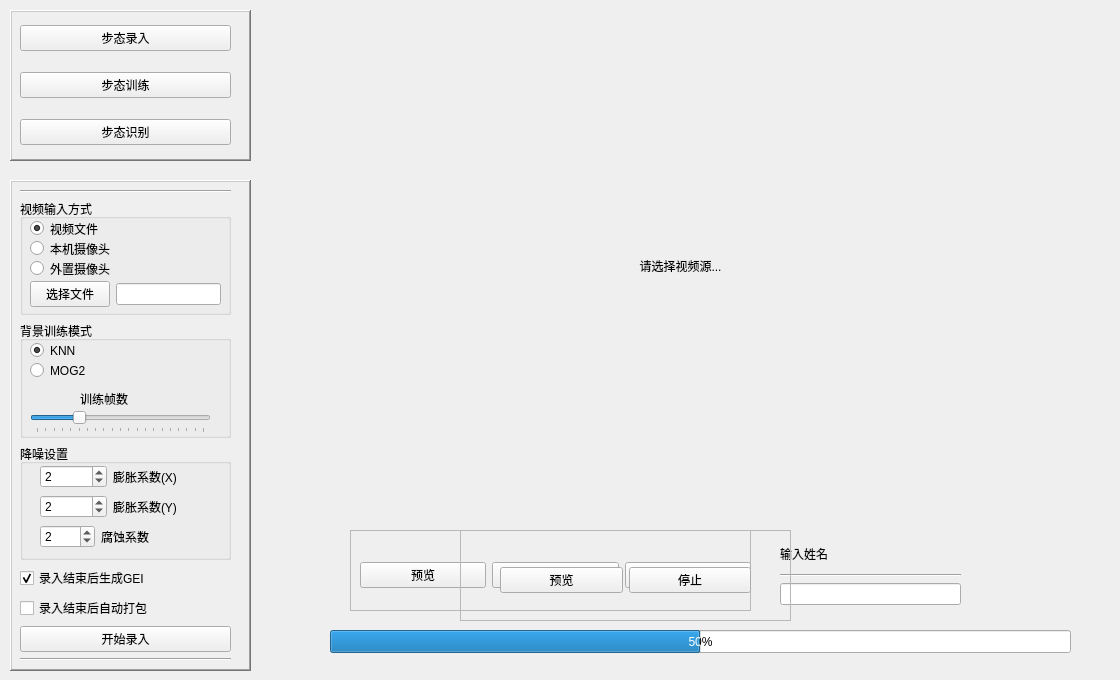
    <widget class="QWidget" name="page">
     <widget class="QFrame" name="frame">
      <property name="geometry">
       <rect>
        <x>10</x>
        <y>10</y>
        <width>241</width>
        <height>151</height>
       </rect>
      </property>
      <property name="frameShape">
       <enum>QFrame::WinPanel</enum>
      </property>
      <property name="frameShadow">
       <enum>QFrame::Raised</enum>
      </property>
      <widget class="QWidget" name="verticalLayoutWidget_5">
       <property name="geometry">
        <rect>
         <x>10</x>
         <y>0</y>
         <width>211</width>
         <height>151</height>
        </rect>
       </property>
       <layout class="QVBoxLayout" name="verticalLayout_5">
        <item>
         <widget class="QPushButton" name="pushButton_13">
          <property name="tabletTracking">
           <bool>false</bool>
          </property>
          <property name="text">
           <string>步态录入</string>
          </property>
          <property name="checkable">
           <bool>false</bool>
          </property>
          <property name="autoExclusive">
           <bool>false</bool>
          </property>
          <property name="autoDefault">
           <bool>false</bool>
          </property>
          <property name="default">
           <bool>false</bool>
          </property>
          <property name="flat">
           <bool>false</bool>
          </property>
         </widget>
        </item>
        <item>
         <widget class="QPushButton" name="pushButton_14">
          <property name="text">
           <string>步态训练</string>
          </property>
          <property name="checkable">
           <bool>false</bool>
          </property>
         </widget>
        </item>
        <item>
         <widget class="QPushButton" name="pushButton_15">
          <property name="text">
           <string>步态识别</string>
          </property>
         </widget>
        </item>
       </layout>
      </widget>
     </widget>
     <widget class="QFrame" name="frame_4">
      <property name="geometry">
       <rect>
        <x>10</x>
        <y>180</y>
        <width>241</width>
        <height>491</height>
       </rect>
      </property>
      <property name="frameShape">
       <enum>QFrame::WinPanel</enum>
      </property>
      <property name="frameShadow">
       <enum>QFrame::Raised</enum>
      </property>
      <widget class="QWidget" name="verticalLayoutWidget">
       <property name="geometry">
        <rect>
         <x>10</x>
         <y>10</y>
         <width>211</width>
         <height>471</height>
        </rect>
       </property>
       <layout class="QVBoxLayout" name="verticalLayout">
        <item>
         <widget class="Line" name="line">
          <property name="orientation">
           <enum>Qt::Horizontal</enum>
          </property>
         </widget>
        </item>
        <item>
         <widget class="QGroupBox" name="groupBox">
          <property name="title">
           <string>视频输入方式</string>
          </property>
          <widget class="QRadioButton" name="radioButton">
           <property name="geometry">
            <rect>
             <x>10</x>
             <y>20</y>
             <width>121</width>
             <height>19</height>
            </rect>
           </property>
           <property name="text">
            <string>视频文件</string>
           </property>
           <property name="checked">
            <bool>true</bool>
           </property>
          </widget>
          <widget class="QRadioButton" name="radioButton_2">
           <property name="geometry">
            <rect>
             <x>10</x>
             <y>40</y>
             <width>111</width>
             <height>19</height>
            </rect>
           </property>
           <property name="text">
            <string>本机摄像头</string>
           </property>
          </widget>
          <widget class="QRadioButton" name="radioButton_3">
           <property name="geometry">
            <rect>
             <x>10</x>
             <y>60</y>
             <width>115</width>
             <height>19</height>
            </rect>
           </property>
           <property name="text">
            <string>外置摄像头</string>
           </property>
          </widget>
          <widget class="QWidget" name="horizontalLayoutWidget_2">
           <property name="geometry">
            <rect>
             <x>10</x>
             <y>80</y>
             <width>191</width>
             <height>31</height>
            </rect>
           </property>
           <layout class="QHBoxLayout" name="horizontalLayout_14">
            <item>
             <widget class="QPushButton" name="pushButton_2">
              <property name="enabled">
               <bool>true</bool>
              </property>
              <property name="text">
               <string>选择文件</string>
              </property>
              <property name="checkable">
               <bool>false</bool>
              </property>
              <property name="default">
               <bool>false</bool>
              </property>
             </widget>
            </item>
            <item>
             <widget class="QLineEdit" name="lineEdit_2">
              <property name="enabled">
               <bool>true</bool>
              </property>
              <property name="text">
               <string/>
              </property>
             </widget>
            </item>
           </layout>
          </widget>
         </widget>
        </item>
        <item>
         <widget class="QGroupBox" name="groupBox_3">
          <property name="title">
           <string>背景训练模式</string>
          </property>
          <widget class="QRadioButton" name="radioButton_4">
           <property name="geometry">
            <rect>
             <x>10</x>
             <y>20</y>
             <width>115</width>
             <height>19</height>
            </rect>
           </property>
           <property name="text">
            <string>KNN</string>
           </property>
           <property name="checked">
            <bool>true</bool>
           </property>
          </widget>
          <widget class="QRadioButton" name="radioButton_5">
           <property name="geometry">
            <rect>
             <x>10</x>
             <y>40</y>
             <width>115</width>
             <height>19</height>
            </rect>
           </property>
           <property name="text">
            <string>MOG2</string>
           </property>
          </widget>
          <widget class="QSlider" name="horizontalSlider">
           <property name="geometry">
            <rect>
             <x>10</x>
             <y>90</y>
             <width>181</width>
             <height>22</height>
            </rect>
           </property>
           <property name="maximum">
            <number>200</number>
           </property>
           <property name="singleStep">
            <number>10</number>
           </property>
           <property name="value">
            <number>50</number>
           </property>
           <property name="sliderPosition">
            <number>50</number>
           </property>
           <property name="orientation">
            <enum>Qt::Horizontal</enum>
           </property>
           <property name="invertedAppearance">
            <bool>false</bool>
           </property>
           <property name="invertedControls">
            <bool>false</bool>
           </property>
           <property name="tickPosition">
            <enum>QSlider::TicksBelow</enum>
           </property>
           <property name="tickInterval">
            <number>10</number>
           </property>
          </widget>
          <widget class="QLabel" name="label_4">
           <property name="geometry">
            <rect>
             <x>60</x>
             <y>70</y>
             <width>72</width>
             <height>15</height>
            </rect>
           </property>
           <property name="text">
            <string>训练帧数</string>
           </property>
          </widget>
         </widget>
        </item>
        <item>
         <widget class="QGroupBox" name="groupBox_2">
          <property name="title">
           <string>降噪设置</string>
          </property>
          <widget class="QWidget" name="layoutWidget">
           <property name="geometry">
            <rect>
             <x>20</x>
             <y>20</y>
             <width>139</width>
             <height>26</height>
            </rect>
           </property>
           <layout class="QHBoxLayout" name="horizontalLayout_2">
            <item>
             <widget class="QSpinBox" name="spinBox_2">
              <property name="maximum">
               <number>10</number>
              </property>
              <property name="value">
               <number>2</number>
              </property>
             </widget>
            </item>
            <item>
             <widget class="QLabel" name="label_2">
              <property name="text">
               <string>膨胀系数(X)</string>
              </property>
             </widget>
            </item>
           </layout>
          </widget>
          <widget class="QWidget" name="layoutWidget">
           <property name="geometry">
            <rect>
             <x>20</x>
             <y>50</y>
             <width>139</width>
             <height>26</height>
            </rect>
           </property>
           <layout class="QHBoxLayout" name="horizontalLayout_5">
            <item>
             <widget class="QSpinBox" name="spinBox_3">
              <property name="maximum">
               <number>10</number>
              </property>
              <property name="value">
               <number>2</number>
              </property>
             </widget>
            </item>
            <item>
             <widget class="QLabel" name="label_3">
              <property name="text">
               <string>膨胀系数(Y)</string>
              </property>
             </widget>
            </item>
           </layout>
          </widget>
          <widget class="QWidget" name="layoutWidget">
           <property name="geometry">
            <rect>
             <x>20</x>
             <y>80</y>
             <width>115</width>
             <height>26</height>
            </rect>
           </property>
           <layout class="QHBoxLayout" name="horizontalLayout">
            <item>
             <widget class="QSpinBox" name="spinBox">
              <property name="maximum">
               <number>10</number>
              </property>
              <property name="value">
               <number>2</number>
              </property>
             </widget>
            </item>
            <item>
             <widget class="QLabel" name="label">
              <property name="text">
               <string>腐蚀系数</string>
              </property>
              <property name="margin">
               <number>0</number>
              </property>
             </widget>
            </item>
           </layout>
          </widget>
         </widget>
        </item>
        <item>
         <widget class="QCheckBox" name="checkBox_3">
          <property name="text">
           <string>录入结束后生成GEI</string>
          </property>
          <property name="checked">
           <bool>true</bool>
          </property>
         </widget>
        </item>
        <item>
         <widget class="QCheckBox" name="checkBox_4">
          <property name="text">
           <string>录入结束后自动打包</string>
          </property>
         </widget>
        </item>
        <item>
         <widget class="QPushButton" name="pushButton">
          <property name="enabled">
           <bool>true</bool>
          </property>
          <property name="text">
           <string>开始录入</string>
          </property>
          <property name="iconSize">
           <size>
            <width>20</width>
            <height>20</height>
           </size>
          </property>
          <property name="default">
           <bool>false</bool>
          </property>
         </widget>
        </item>
        <item>
         <widget class="Line" name="line_2">
          <property name="orientation">
           <enum>Qt::Horizontal</enum>
          </property>
         </widget>
        </item>
       </layout>
      </widget>
     </widget>
     <widget class="QFrame" name="frame_3">
      <property name="geometry">
       <rect>
        <x>350</x>
        <y>530</y>
        <width>401</width>
        <height>81</height>
       </rect>
      </property>
      <property name="frameShape">
       <enum>QFrame::StyledPanel</enum>
      </property>
      <property name="frameShadow">
       <enum>QFrame::Raised</enum>
      </property>
      <widget class="QWidget" name="horizontalLayoutWidget_4">
       <property name="geometry">
        <rect>
         <x>10</x>
         <y>20</y>
         <width>391</width>
         <height>51</height>
        </rect>
       </property>
       <layout class="QHBoxLayout" name="horizontalLayout_4">
        <item>
         <widget class="QPushButton" name="pushButton_9">
          <property name="text">
           <string>预览</string>
          </property>
         </widget>
        </item>
        <item>
         <widget class="QPushButton" name="pushButton_28">
          <property name="text">
           <string>录制</string>
          </property>
         </widget>
        </item>
        <item>
         <widget class="QPushButton" name="pushButton_10">
          <property name="text">
           <string>停止</string>
          </property>
         </widget>
        </item>
       </layout>
      </widget>
     </widget>
     <widget class="QProgressBar" name="progressBar">
      <property name="geometry">
       <rect>
        <x>330</x>
        <y>630</y>
        <width>741</width>
        <height>23</height>
       </rect>
      </property>
      <property name="contextMenuPolicy">
       <enum>Qt::DefaultContextMenu</enum>
      </property>
      <property name="acceptDrops">
       <bool>false</bool>
      </property>
      <property name="value">
       <number>50</number>
      </property>
      <property name="textDirection">
       <enum>QProgressBar::TopToBottom</enum>
      </property>
     </widget>
     <widget class="QWidget" name="verticalLayoutWidget_4">
      <property name="geometry">
       <rect>
        <x>780</x>
        <y>540</y>
        <width>181</width>
        <height>95</height>
       </rect>
      </property>
      <layout class="QVBoxLayout" name="verticalLayout_4">
       <item>
        <widget class="QLabel" name="label_13">
         <property name="text">
          <string>输入姓名</string>
         </property>
        </widget>
       </item>
       <item>
        <widget class="Line" name="line_7">
         <property name="orientation">
          <enum>Qt::Horizontal</enum>
         </property>
        </widget>
       </item>
       <item>
        <widget class="QLineEdit" name="lineEdit"/>
       </item>
       <item>
        <spacer name="verticalSpacer">
         <property name="orientation">
          <enum>Qt::Vertical</enum>
         </property>
         <property name="sizeType">
          <enum>QSizePolicy::Preferred</enum>
         </property>
         <property name="sizeHint" stdset="0">
          <size>
           <width>20</width>
           <height>30</height>
          </size>
         </property>
        </spacer>
       </item>
      </layout>
     </widget>
     <widget class="QWidget" name="widget_4" native="true">
      <property name="geometry">
       <rect>
        <x>260</x>
        <y>0</y>
        <width>851</width>
        <height>525</height>
       </rect>
      </property>
      <property name="baseSize">
       <size>
        <width>0</width>
        <height>0</height>
       </size>
      </property>
      <property name="tabletTracking">
       <bool>false</bool>
      </property>
      <property name="contextMenuPolicy">
       <enum>Qt::DefaultContextMenu</enum>
      </property>
      <property name="autoFillBackground">
       <bool>false</bool>
      </property>
      <widget class="QLabel" name="label_12">
       <property name="geometry">
        <rect>
         <x>80</x>
         <y>10</y>
         <width>681</width>
         <height>511</height>
        </rect>
       </property>
       <property name="text">
        <string>请选择视频源...</string>
       </property>
       <property name="alignment">
        <set>Qt::AlignCenter</set>
       </property>
      </widget>
     </widget>
     <widget class="QFrame" name="frame_2">
      <property name="geometry">
       <rect>
        <x>460</x>
        <y>530</y>
        <width>331</width>
        <height>91</height>
       </rect>
      </property>
      <property name="frameShape">
       <enum>QFrame::StyledPanel</enum>
      </property>
      <property name="frameShadow">
       <enum>QFrame::Raised</enum>
      </property>
      <property name="idex" stdset="0">
       <number>0</number>
      </property>
      <widget class="QWidget" name="horizontalLayoutWidget_3">
       <property name="geometry">
        <rect>
         <x>40</x>
         <y>20</y>
         <width>251</width>
         <height>61</height>
        </rect>
       </property>
       <layout class="QHBoxLayout" name="horizontalLayout_3">
        <item>
         <widget class="QPushButton" name="pushButton_7">
          <property name="text">
           <string>预览</string>
          </property>
         </widget>
        </item>
        <item>
         <widget class="QPushButton" name="pushButton_8">
          <property name="text">
           <string>停止</string>
          </property>
         </widget>
        </item>
       </layout>
      </widget>
     </widget>
    </widget>
